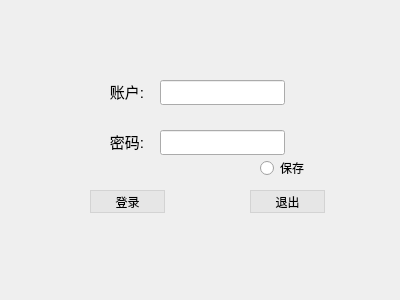
<?xml version="1.0" encoding="UTF-8"?>
<ui version="4.0">
 <class>loginDlg</class>
 <widget class="QDialog" name="loginDlg">
  <property name="geometry">
   <rect>
    <x>0</x>
    <y>0</y>
    <width>400</width>
    <height>300</height>
   </rect>
  </property>
  <property name="windowTitle">
   <string>登录</string>
  </property>
  <widget class="QLabel" name="label_2">
   <property name="geometry">
    <rect>
     <x>100</x>
     <y>130</y>
     <width>54</width>
     <height>21</height>
    </rect>
   </property>
   <property name="styleSheet">
    <string notr="true">font: 25 9pt &quot;微软雅黑 Light&quot;;</string>
   </property>
   <property name="text">
    <string>&lt;html&gt;&lt;head/&gt;&lt;body&gt;&lt;p align=&quot;center&quot;&gt;&lt;span style=&quot; font-size:11pt;&quot;&gt;密码:&lt;/span&gt;&lt;/p&gt;&lt;/body&gt;&lt;/html&gt;</string>
   </property>
  </widget>
  <widget class="QLabel" name="label">
   <property name="geometry">
    <rect>
     <x>100</x>
     <y>80</y>
     <width>54</width>
     <height>21</height>
    </rect>
   </property>
   <property name="styleSheet">
    <string notr="true">font: 25 9pt &quot;微软雅黑 Light&quot;;</string>
   </property>
   <property name="text">
    <string>&lt;html&gt;&lt;head/&gt;&lt;body&gt;&lt;p align=&quot;center&quot;&gt;&lt;span style=&quot; font-size:11pt;&quot;&gt;账户:&lt;/span&gt;&lt;/p&gt;&lt;/body&gt;&lt;/html&gt;</string>
   </property>
  </widget>
  <widget class="QLineEdit" name="usrlineEdit">
   <property name="geometry">
    <rect>
     <x>160</x>
     <y>80</y>
     <width>125</width>
     <height>25</height>
    </rect>
   </property>
   <property name="palette">
    <palette>
     <active>
      <colorrole role="Text">
       <brush brushstyle="SolidPattern">
        <color alpha="255">
         <red>0</red>
         <green>0</green>
         <blue>0</blue>
        </color>
       </brush>
      </colorrole>
     </active>
     <inactive>
      <colorrole role="Text">
       <brush brushstyle="SolidPattern">
        <color alpha="255">
         <red>0</red>
         <green>0</green>
         <blue>0</blue>
        </color>
       </brush>
      </colorrole>
     </inactive>
     <disabled>
      <colorrole role="Text">
       <brush brushstyle="SolidPattern">
        <color alpha="255">
         <red>120</red>
         <green>120</green>
         <blue>120</blue>
        </color>
       </brush>
      </colorrole>
     </disabled>
    </palette>
   </property>
   <property name="styleSheet">
    <string notr="true">font: 25 9pt &quot;微软雅黑 Light&quot;;</string>
   </property>
  </widget>
  <widget class="QPushButton" name="ExitBtn">
   <property name="geometry">
    <rect>
     <x>250</x>
     <y>190</y>
     <width>75</width>
     <height>23</height>
    </rect>
   </property>
   <property name="font">
    <font>
     <family>微软雅黑 Light</family>
     <pointsize>9</pointsize>
     <weight>50</weight>
     <italic>false</italic>
     <bold>false</bold>
    </font>
   </property>
   <property name="styleSheet">
    <string notr="true">QPushButton{border:1px solid lightgray; background:rgb(230,230,230);} 
QPushButton:hover{border-color:green; background:transparent;}</string>
   </property>
   <property name="text">
    <string>退出</string>
   </property>
  </widget>
  <widget class="QLineEdit" name="pwdlineEdit">
   <property name="geometry">
    <rect>
     <x>160</x>
     <y>130</y>
     <width>125</width>
     <height>25</height>
    </rect>
   </property>
   <property name="styleSheet">
    <string notr="true">font: 25 9pt &quot;微软雅黑 Light&quot;;</string>
   </property>
   <property name="echoMode">
    <enum>QLineEdit::Password</enum>
   </property>
  </widget>
  <widget class="QPushButton" name="LoginBtn">
   <property name="geometry">
    <rect>
     <x>90</x>
     <y>190</y>
     <width>75</width>
     <height>23</height>
    </rect>
   </property>
   <property name="font">
    <font>
     <family>微软雅黑 Light</family>
     <pointsize>9</pointsize>
     <weight>50</weight>
     <italic>false</italic>
     <bold>false</bold>
    </font>
   </property>
   <property name="styleSheet">
    <string notr="true">QPushButton{border:1px solid lightgray; background:rgb(230,230,230);} 
QPushButton:hover{border-color:green; background:transparent;}</string>
   </property>
   <property name="text">
    <string>登录</string>
   </property>
  </widget>
  <widget class="QRadioButton" name="saveButton">
   <property name="geometry">
    <rect>
     <x>260</x>
     <y>160</y>
     <width>51</width>
     <height>16</height>
    </rect>
   </property>
   <property name="font">
    <font>
     <family>微软雅黑 Light</family>
    </font>
   </property>
   <property name="text">
    <string>保存</string>
   </property>
  </widget>
 </widget>
 <resources/>
 <connections>
  <connection>
   <sender>ExitBtn</sender>
   <signal>clicked()</signal>
   <receiver>loginDlg</receiver>
   <slot>close()</slot>
   <hints>
    <hint type="sourcelabel">
     <x>267</x>
     <y>201</y>
    </hint>
    <hint type="destinationlabel">
     <x>199</x>
     <y>149</y>
    </hint>
   </hints>
  </connection>
 </connections>
</ui>
